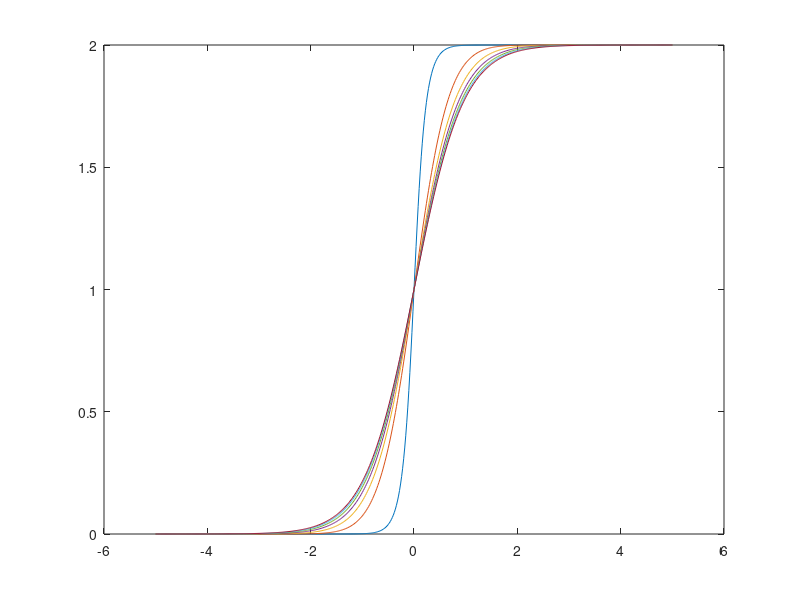
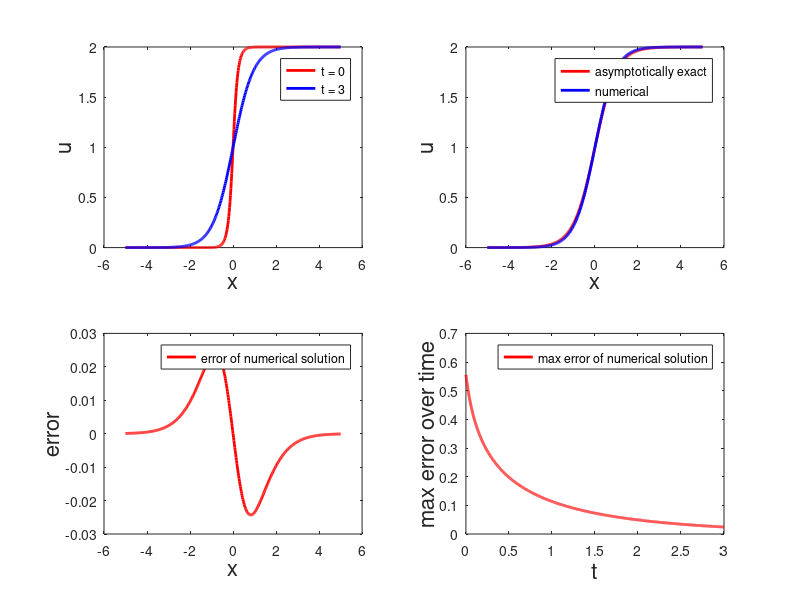

Recreate these plots in MATLAB, in order.
% HW14 Problem 4
%
% Solve the IBVP using a semi-implicit scheme

%% parameters
pb = 1; % whether to plot intermediate solution
t0 = 0;
tf = 3;
h = 0.02; % one at a time!
r = 1;
k = r*h^2;
% domain
x = (-5:h:5)';
xmids = x(2:end-1);
M = length(x); 
t = (t0:k:tf)';
% alpha, gamma, beta
% take scalar t, vector x
% return vector of function values
a = @(t,x) 1+x;
g = @(t,x) ones(1,length(x));
be = @(t,x) -x.^2./(1+t^2);
ga = 0.5;
m = 1;
% initial distribution
u0 = (4/pi).*atan(exp(7.*x));
% boundaries
g0 = 0.*ones(length(t),1);
g1 = 2.*ones(length(t),1);
% error over time
max_error = 0.*ones(length(t),1);
uexact = 1+tanh((x)./(2*ga));

u = u0;
%% solving loop

if pb
    figure(14040101); % for watching solution
    clf;
    plot(x,u0);
    hold on;
end

% use an approximation for starting the method
% uhalf = uold; % just have no change
% here, use an explicit scheme, ignoring the nonlinearity        
uold = u;
% with the u-1
unew = u(2:end-1)+k/(2*h).*(u(2:end-1)-m).*(u(3:end)-u(1:end-2))+ ...
       ga*k/h^2.*(u(3:end)-2.*u(2:end-1)+u(1:end-2));
u = [g0(2);unew;g1(2)];

% figure;
% plot(x,uold,'b')
% hold on;
% plot(x,u,'r')

max(abs(u-uold))

max_error(1:2) = [max(abs(uexact-uold)),max(abs(uexact-u))];

for i=3:length(t)
    % precompute the half step (it will be used in each matrix)
    uhalf = (3/2).*u-(1/2).*uold;
    
    % save a step back
    uold = u;
    
    % reset A entirely 
    % here A is built for the RHS
    A = spdiags(-ga*k/h^2.*ones(M-2,1),0,M-2,M-2)+...
        spdiags(ga*k/(2*h^2)+(uhalf(1:end-2)-m).*k/(4*h),1,M-2,M-2)+...
        spdiags(ga*k/(2*h^2)-(uhalf(3:end)-m).*k/(4*h),-1,M-2,M-2);
    % break; % check that A,B look okay
    % set b 
    b = zeros(M-2,1); b(1) = 0; 
    b(end) = g1(i-1)*(ga*k/(2*h^2)+(uhalf(end)-m).*k/(4*h))...
             +g1(i)*(ga*k/(2*h^2)+(uhalf(end)-m).*k/(4*h));
    % solve the system for U (Eq 13.9)
    unew = (speye(M-2)-A)\((speye(M-2)+A)*u(2:end-1)+b);
    u = [g0(i);unew;g1(i)];
    % watch the diffusion
    if pb
        if mod(t(i),0.5) == 0 
            figure(14040101); % for watching solution
            plot(x,u);
        end
        % pause(.1);
    end
    
    max_error(i) = max(abs(uexact-u));
end


%% plotting

figure(14040201);
clf;
subplot(221);
plot(x,u0,'r','LineWidth',2);
hold on;
plot(x,u,'b','LineWidth',2);
xlabel('x','FontSize',16);
ylabel('u','FontSize',16);
legend({'t = 0','t = 3'});

% figure(14040301);
% clf;
subplot(222);
plot(x,uexact,'r','LineWidth',2);
hold on;
plot(x,u,'b','LineWidth',2);
xlabel('x','FontSize',16);
ylabel('u','FontSize',16);
legend({'asymptotically exact','numerical'});

% figure(14040401);
% clf;
subplot(223);
plot(x,uexact-u,'r','LineWidth',2);
xlabel('x','FontSize',16);
ylabel('error','FontSize',16);
legend({'error of numerical solution'});

% figure(14040501);
% clf;
subplot(224);
plot(t,max_error,'r','LineWidth',2);
xlabel('t','FontSize',16);
ylabel('max error over time','FontSize',16);
legend({'max error of numerical solution'});
